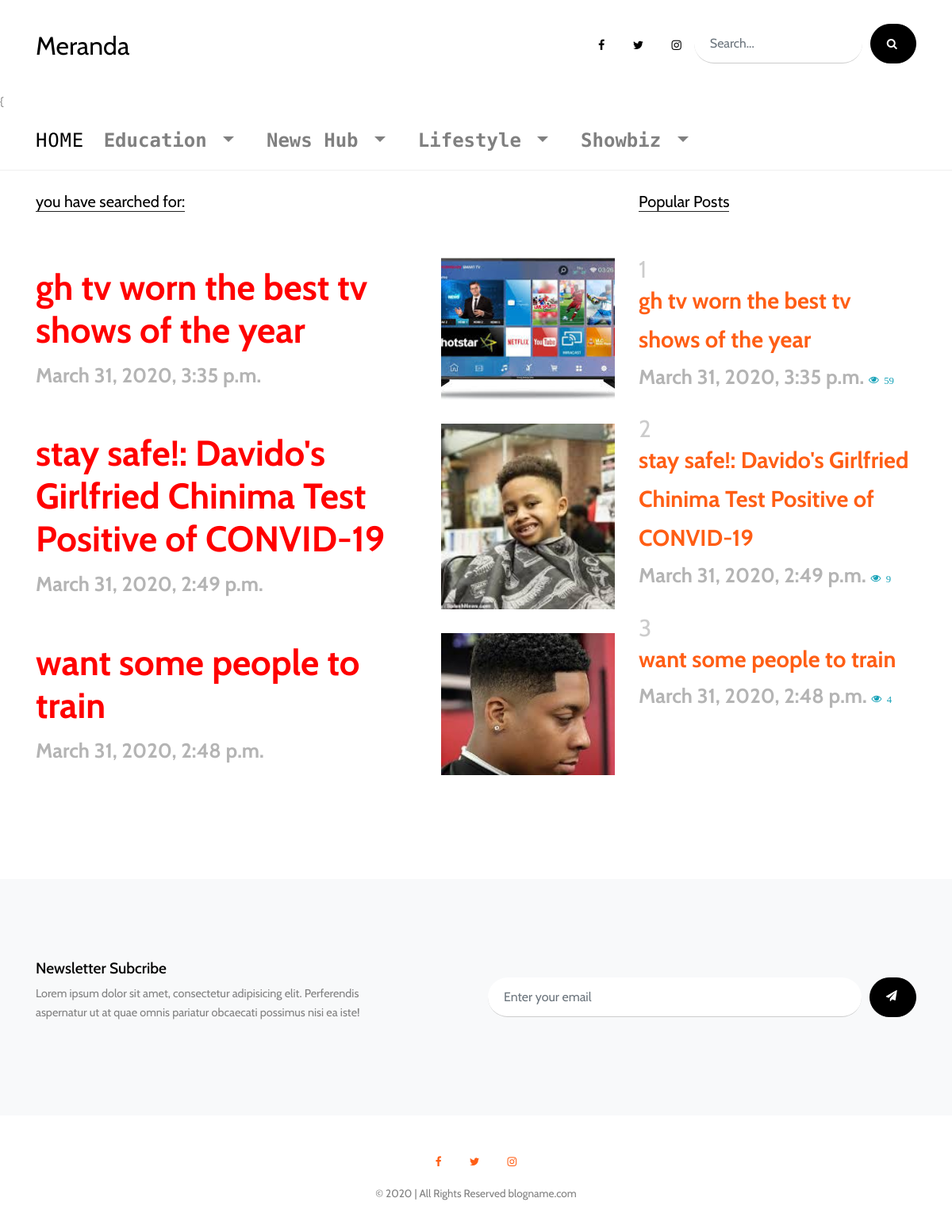
/search_article, run on an earlier commit of the app's database.
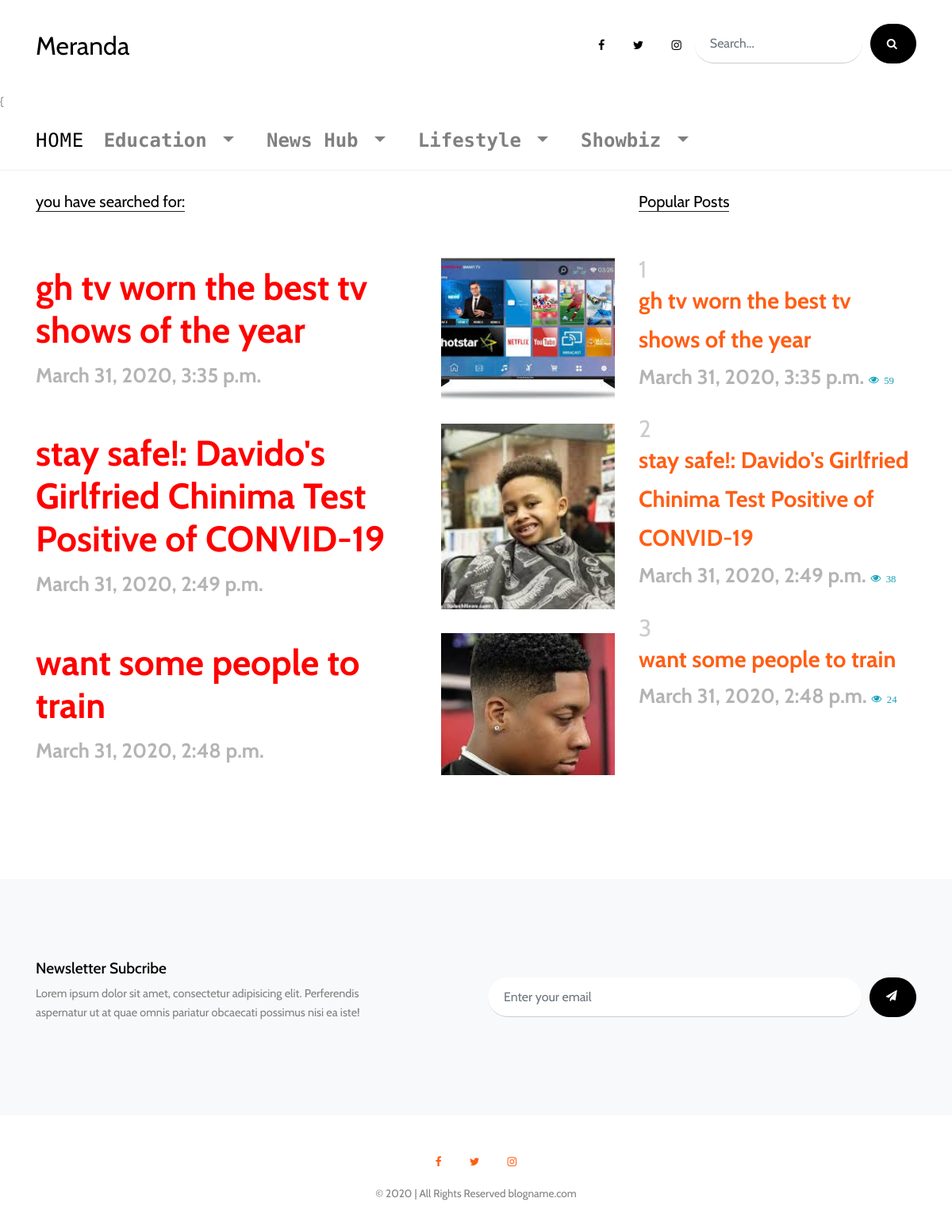
And on a later commit of the database.
### blogsite/models.py (models this page shows, shortened)
class BaseModel(models.Model):
    date_add = models.DateTimeField(auto_now_add=True)
    date_updated = models.DateTimeField(auto_now=True)
    class Meta:
        abstract =True

class Category(BaseModel):
    name = models.CharField(max_length=200,unique=True)
    def __str__(self):
        return self.name

class Article(BaseModel):
    subcategory = models.ForeignKey(Subcategory,on_delete=models.CASCADE,related_name='articles')
    title = models.CharField(max_length=500)
    image = models.ImageField(upload_to='%d-%m-%Y/images',blank=True, null=True)
    story=RichTextField()
    active = models.BooleanField(default=True)
    created_by = models.ForeignKey(CustomUser,on_delete=models.DO_NOTHING)
    slug = models.SlugField()
    tags = TaggableManager()
    total_views = models.PositiveIntegerField(default=0)
    source =  models.URLField(help_text='source link',blank=True, null=True)
    def get_absolute_url(self):
        return reverse('blogsite:detail', args=[str(self.slug),str(self.id)])

### blogsite/views.py (the view)
# urls.py: path('search_article',views.search_article,name='search'),
def search_article(request):
    navbar_items = Category.objects.all()
    article = Article.objects.order_by('-date_updated')
    q = request.GET.get('q')
    if q:
        article =article.filter(Q(subcategory__name__icontains=q)|Q(title__icontains=q))
    context = {
        'navbar_items':navbar_items,
        'article':article,
        'popular_post':Article.objects.filter(total_views__gte=2).order_by('-total_views')
    }
    return render(request,'blog/search.html',context)

### templates/blog/search.html (shortened to what this page needs)
{% extends "base.html" %}
{% load static %}
{% load bootstrap_pagination %}
{% block body %}
<body data-spy="scroll" data-target=".site-navbar-target" data-offset="300">
    <div class="site-navbar py-2 js-sticky-header site-navbar-target d-none pl-0 d-lg-block" role="banner">
      <div class="container">
        <div class="d-flex align-items-center">
          <div class="mr-auto">
            <nav class="site-navigation position-relative text-right" role="navigation">
              <ul class="site-menu main-menu js-clone-nav mr-auto d-none pl-0 d-lg-block">
                <li>
                  <a style="font-size: x-large;" class="active" href="{% url 'blogsite:home' %}">
                    Home
                  </a>
                </li>
                {% for category  in navbar_items  %}
                <li class="nav-link text-left nav-item dropdown" is="dropdown">
                  <div  style="cursor: pointer;" class="dropdown-toggle" id="dropdownMenuButton" data-toggle="dropdown" aria-haspopup="true"
                    aria-expanded="false">
                    {{category.name}}
                  </div>
                </li>
                {% endfor %}
              </ul>
            </nav>
          </div>
        </div>
      </div>
    </div>
  </div>
    <div class="site-section">
      <div class="container">
        <div class="row">
          <div class="col-lg-8">
            <div class="section-title">
              <h2>you have searched for:  <h2 class="text-info ml-2"> {{request.GET.q}}</h2></h2>
            </div>
            {% for articles in article %}
            <div class="post-entry-2 d-flex">
              <div class="thumbnail order-md-2" style="background-image: url('{{articles.image.url}}')"></div>
              <div class="contents order-md-1 pl-0">
                <h2><a class="article"style="color:red; font-weight: 900; font-size: 3em;" href="{{articles.get_absolute_url}}">{{articles.title}}</a></h2>
                <div class="post-meta">
                  <span class="date-read"style="font-weight: 900; font-size: 2em">{{articles.date_updated}}</span>
                </div>
              </div>
            </div>
            {% empty %}
            <h2 class="text-danger"> no search result found</h2>
            {% endfor %}
          </div>
          <div class="col-lg-4">
            <div class="section-title">
              <h2>Popular Posts</h2>
            </div>
            {% for popular_posts in popular_post %}
            <div class="trend-entry ">
              <div class="number align-self-start">{{forloop.counter}}</div>
              <div class="trend-contents">
                <a class="post" style="font-weight: 900; font-size: 2em" href="{{popular_posts.get_absolute_url}}">{{popular_posts.title}}</a>
                <div class="post-meta">
                  <span class="date-read" style="font-weight: 900; font-size: 2em">{{popular_posts.date_updated}} </span>
                  <span class="icon-eye text-info"> {{popular_posts.total_views}}</span>
                </div>
              </div>
            </div>
            {% endfor %}
          </div>
        </div>
      </div>
    </div>
    <div class="site-section subscribe bg-light">
      <div class="container">
        <form action="#" class="row align-items-center">
          <div class="col-md-5 mr-auto">
            <h2>Newsletter Subcribe</h2>
            <p>Lorem ipsum dolor sit amet, consectetur adipisicing elit. Perferendis aspernatur ut at quae omnis pariatur obcaecati possimus nisi ea iste!</p>
          </div>
          <div class="col-md-6 ml-auto">
            <div class="d-flex">
              <input type="email" class="form-control" placeholder="Enter your email">
              <button type="submit" class="btn btn-secondary" ><span class="icon-paper-plane"></span></button>
            </div>
          </div>
        </form>
      </div>
    </div>
  </div>
{% endblock body %}

### templates/base.html (shortened to what this page needs)
<!DOCTYPE html>
{% load static %}
<html lang="en">
  <link rel="stylesheet" href="{% static "css/bootstrap.min.css" %}">
  <link rel="stylesheet" href="{% static "fonts/icomoon/style.css" %}">
  <link rel="stylesheet" href="{% static "css/bootstrap/bootstrap.css" %}">
  <link rel="stylesheet" href="{% static "css/jquery-ui.css" %}">
  <link rel="stylesheet" href="{% static "css/owl.carousel.min.css" %}">
  <link rel="stylesheet" href="{% static "css/owl.theme.default.min.css" %}">
  <link rel="stylesheet" href="{% static "css/owl.theme.default.min.css" %}">
  <link rel="stylesheet" href="{% static "css/jquery.fancybox.min.css" %}">
  <link rel="stylesheet" href="{% static "css/bootstrap-datepicker.css" %}">
  <link rel="stylesheet" href="{% static "fonts/flaticon/font/flaticon.css" %}">
  <link rel="stylesheet" href="{% static "css/aos.css" %}">
  <link href="{% static "css/jquery.mb.YTPlayer.min.css" %}" media="all" rel="stylesheet" type="text/css">
    <link rel="stylesheet" href="{% static "css/mycss.css" %}">
<body>
 {% include "partials/header.html" %} {
    {% block body %}{% endblock body %}
    {% include "partials/footer.html" %}
</body>
</html>

### templates/partials/header.html (shortened to what this page needs)
 <div class="site-wrap">
    <div class="header-top">
      <div class="container">
        <div class="row align-items-center">
          <div class="col-12 col-lg-6 d-flex">
            <a href="{% url 'blogsite:home' %}" class="site-logo">
              Meranda
            </a>
          </div>
          <div class="col-12 col-lg-6 ml-auto d-flex">
            <div class="ml-md-auto top-social d-none d-lg-inline-block">
              <a href="#" class="d-inline-block p-3"><span class="icon-facebook"></span></a>
                <a href="#" class="d-inline-block p-3"><span class="icon-twitter"></span></a>
                <a href="#" class="d-inline-block p-3"><span class="icon-instagram"></span></a>
            </div>
            <form action="#" class="search-form d-inline-block">
              <div class="d-flex">
                <input id="search" type="search" class="form-control" placeholder="Search..." name="q">
                <button id="input" type="submit" class="btn btn-secondary icon-search "><a id="link" href="{% url 'blogsite:search' %}">search</a></button>
              </div>
            </form>
          </div>
        </div>
      </div>

### templates/partials/footer.html
 <div class="footer">
      <div class="container">
        <div class="row">
          <div class="col-12">
          <a href="#" class="d-inline-block p-3"><span class="icon-facebook"></span></a>
              <a href="#" class="d-inline-block p-3"><span class="icon-twitter"></span></a>
              <a href="#" class="d-inline-block p-3"><span class="icon-instagram"></span></a>
            <div class="copyright">
                <p>
                     &copy; {% now "Y" %} | All Rights Reserved blogname.com
                    </p>
            </div>
          </div>
        </div>
      </div>
    </div>

### templates/partials/header.html (style rules this page uses)
.dropdown-toggle { font-weight: 900; font-size: 3vh; }

### templates/blog/search.html (style rules this page uses)
.nav-item { cursor: pointer; font-size: x-large; }

What changed in the data, as far as the page shows it:
changed Article "stay safe!: Davido's Girlfried Chinima Test Positive of CONVID-19": total_views "9" → "38"
changed Article "want some people to train": total_views "4" → "24"
